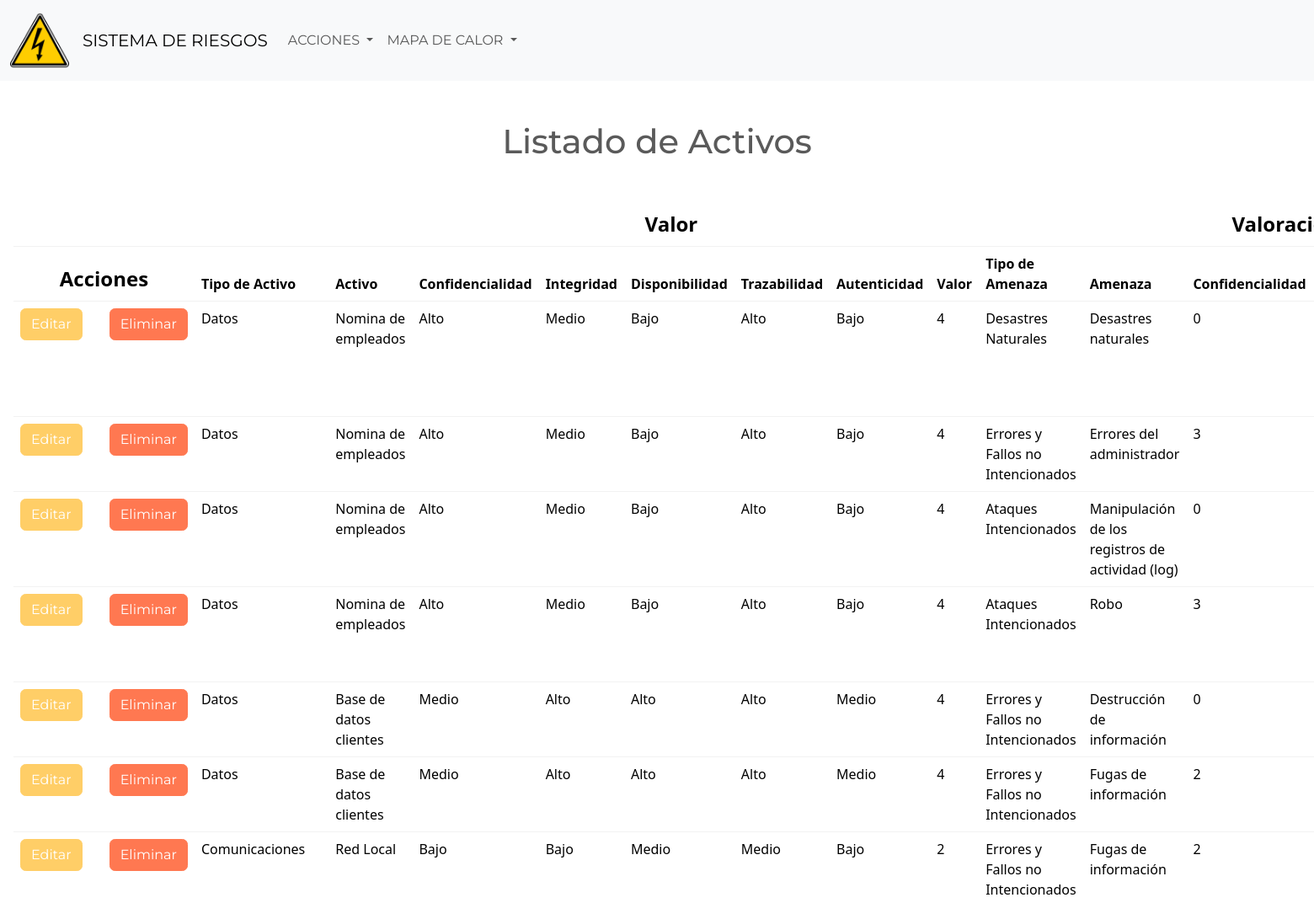
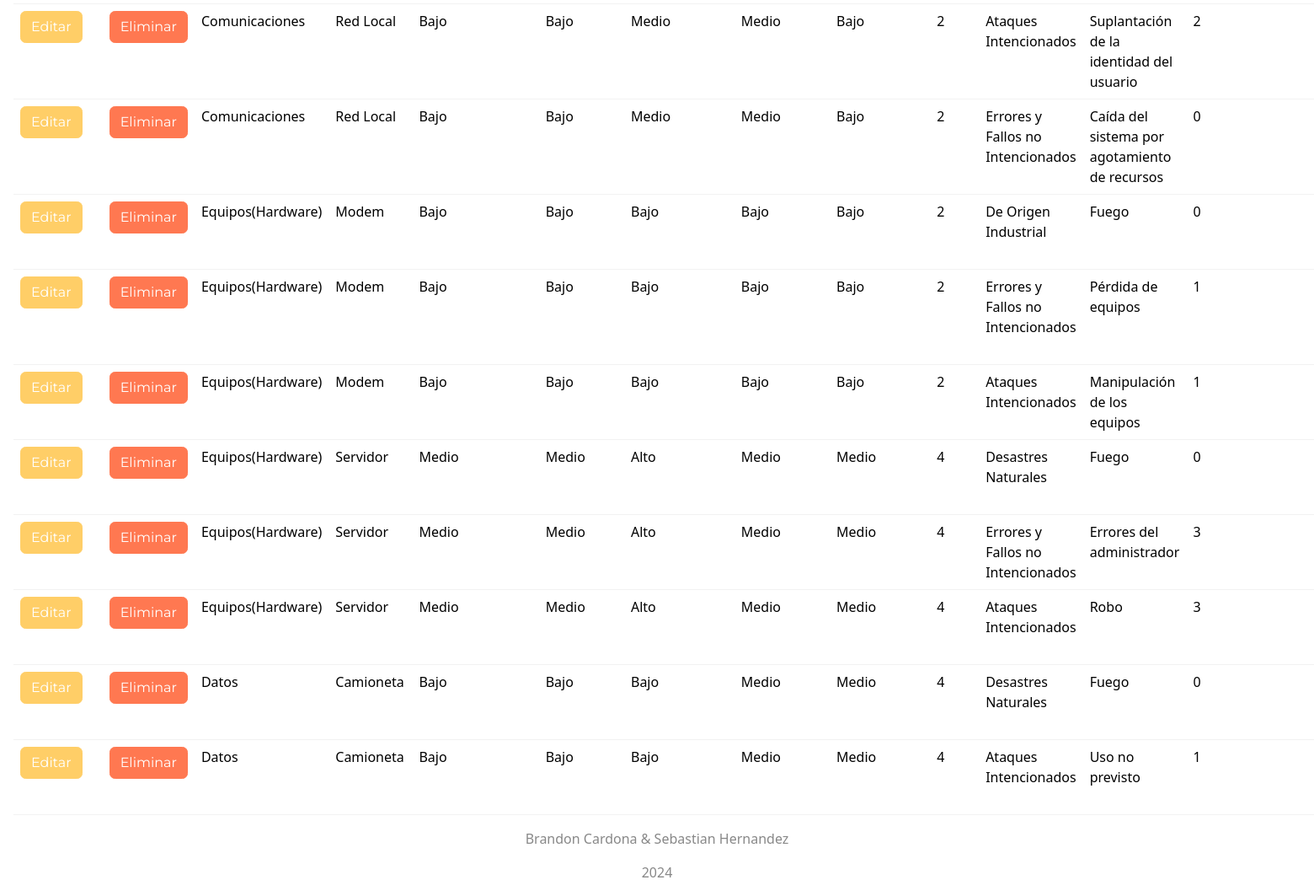
The page / on the database its author committed (2 pictures, top to bottom).
### tables this page shows
CREATE TABLE `activo` (
  `idActivo` int(11) NOT NULL,
  `idTipoActivo` int(11) NOT NULL,
  `activo` varchar(100) NOT NULL,
  `confidencialidad` varchar(100) NOT NULL,
  `integridad` varchar(100) NOT NULL,
  `disponibilidad` varchar(100) NOT NULL,
  `trazabilidad` varchar(100) NOT NULL,
  `autenticidad` varchar(100) NOT NULL,
  `valor` int(11) NOT NULL
);

CREATE TABLE `tipoactivo` (
  `idTipoActivo` int(11) NOT NULL,
  `tipoActivo` varchar(100) DEFAULT NULL
);

CREATE TABLE `tipoamenaza` (
  `idTipoAmenaza` int(11) NOT NULL,
  `tipoAmenaza` varchar(200) DEFAULT NULL
);

CREATE TABLE `amenazas` (
  `idAmenazas` int(11) NOT NULL,
  `amenaza` varchar(200) NOT NULL,
  `idTipoAmenaza` int(11) NOT NULL,
  `confidencialidad` tinyint(1) NOT NULL,
  `integridad` tinyint(1) NOT NULL,
  `disponibilidad` tinyint(1) NOT NULL
);

CREATE TABLE `amenaza` (
  `idAmenaza` int(11) NOT NULL,
  `idTipoAmenaza` int(11) NOT NULL,
  `idProbabilidad` int(11) NOT NULL,
  `amenaza` int(11) NOT NULL,
  `confidencialidad` int(11) DEFAULT NULL,
  `integridad` int(11) DEFAULT NULL,
  `disponibilidad` int(11) DEFAULT NULL
);

### controllers/ActivoController.php (called while the page is built, shortened)
<?php
class ActivoController{
    public function __construct(){
        require_once "models/Activo.php";
        require_once "models/AmenazaSalvaguarda.php";
    }
    public function index(){
        $activo = new Activo();
        $data["titulo"] = "Listado de Activos";
        $data["Activos"] = $activo->listarActivos();
        require_once "models/AmenazaSalvaguarda.php";
        $AmenazaSalvaguarda = new AmenazaSalvaguarda();
        $data["AmenazasSalvaguardas"] = $AmenazaSalvaguarda->listarAmenazasSalvaguardas();
        $data["Contador"] = 0;
        require_once "views/activos/index.php";
    }
}
?>

### config/Conexion.php (called while the page is built, shortened)
<?php
class Conexion{
    public static function conectar(){
        $conexion = new mysqli("localhost", "root", "", "veterinaria");
        return $conexion;
    }
}
?>

### models/Activo.php (called while the page is built, shortened)
<?php
class Activo{
    private $db;
    private $activos;
    public function __construct(){
        $this->db = Conexion::conectar();
        $this->activos = [];
    }
    public function listarActivos(){
        $sql = "SELECT tipoactivo.tipoActivo, activo.idActivo, activo.activo, activo.confidencialidad, activo.disponibilidad, activo.integridad, activo.trazabilidad, activo.autenticidad, activo.valor
        FROM activo
        INNER JOIN tipoactivo ON (tipoactivo.idTipoActivo = activo.idTipoActivo)";
    $resultado = $this->db->query($sql);
        while($row = $resultado->fetch_assoc()){
            $this->activos[] = $row;
        }
        return $this->activos;
    }
}
?>

### models/AmenazaSalvaguarda.php (called while the page is built, shortened)
<?php
class AmenazaSalvaguarda{
    private $db;
    private $amenazasSalvaguardas;
    public function __construct(){
        $this->db = Conexion::conectar();
        $this->amenazasSalvaguardas = [];
    }
    public function listarAmenazasSalvaguardas(){
        $sql = "SELECT activo.activo, amenazaactivo.idActivo, amenazas.amenaza,
        tipoamenaza.tipoAmenaza, amenaza.idAmenaza, amenaza.confidencialidad,
        amenaza.integridad, amenaza.disponibilidad, probabilidad.probabilidad, probabilidad.valor, salvaguarda.idSalvaguarda,
        tiposalvaguarda.tipoSalvaguarda, salvaguardas.salvaguarda, proteccion.nivel, proteccion.proteccion
        FROM activo
        INNER JOIN tipoactivo ON (tipoactivo.idTipoActivo = activo.idTipoActivo)
        INNER JOIN amenazaactivo ON (activo.idActivo = amenazaactivo.idActivo)
        INNER JOIN amenaza ON (amenazaactivo.idAmenaza = amenaza.idAmenaza)
        INNER JOIN probabilidad ON (amenaza.idProbabilidad = probabilidad.idProbabilidad)
        INNER JOIN amenazas ON (amenazas.idAmenazas = amenaza.amenaza)
        INNER JOIN tipoamenaza ON (amenazas.idTipoAmenaza = tipoamenaza.idTipoAmenaza)
        INNER JOIN amenazasalvaguarda ON (amenaza.idAmenaza = amenazasalvaguarda.idAmenaza)
        INNER JOIN salvaguarda ON (amenazasalvaguarda.idSalvaguarda = salvaguarda.idSalvaguarda)
        INNER JOIN salvaguardas ON (salvaguarda.salvaguarda = salvaguardas.idSalvaguardas)
        INNER JOIN tiposalvaguarda ON (salvaguarda.idTipoSalvaguarda = tiposalvaguarda.idTipoSalvaguarda)
        INNER JOIN proteccion ON (proteccion.idProteccion = salvaguarda.idProteccion) ORDER BY amenazaactivo.idActivo";
        $resultado = $this->db->query($sql);
        while($row = $resultado->fetch_assoc()){
            $this->amenazasSalvaguardas[] = $row;
        }
        return $this->amenazasSalvaguardas;
    }
}
?>

### views/activos/index.php (the view, shortened to what this page needs)
<?php require_once "views/shared/header.php"; ?>
    <div>
        <h1 class="text-center my-5"><?= $data["titulo"] ?></h1>
        <table class="table table-hover">
            <thead>
                <tr>
                    <th></th>
                    <th></th>
                    <th></th>
                    <th></th>
                    <th colspan="5" style="text-align: center; font-size: 24px;">Valor</th>
                    <th></th>
                    <th></th>
                    <th></th>
                    <th colspan="3" style="text-align: center; font-size: 24px;">Valoración del impacto</th>
                </tr>
                <tr>
                    <th colspan="2" style="text-align: center; font-size: 24px;">Acciones</th>
                    <th>Tipo de Activo</th>
                    <th>Activo</th>
                    <th>Confidencialidad</th>
                    <th>Integridad</th>
                    <th>Disponibilidad</th>
                    <th>Trazabilidad</th>
                    <th>Autenticidad</th>
                    <th>Valor</th>
                    <th>Tipo de Amenaza</th>
                    <th>Amenaza</th>
                    <th>Confidencialidad</th>
                </tr>
            </thead>
            <tbody>
                <?php foreach($data['Activos'] as $Activo) {?>
                    <?php if( isset($data["AmenazasSalvaguardas"][$data["Contador"]]["idActivo"]) && $data["AmenazasSalvaguardas"][$data["Contador"]]["idActivo"] == $Activo['idActivo']){?>
                        <?php foreach($data['AmenazasSalvaguardas'] as $AmenazasSalvaguardas) {?>
                            <?php if($AmenazasSalvaguardas["idActivo"] == $Activo['idActivo']){?>
                                <tr>
                                    <td>
                                        <?= "<a href='index.php?controlador=Activo&accion=editActivoAmenazaSalvaguarda&id=" . $Activo['idActivo'] . "&idAmenaza=". $AmenazasSalvaguardas["idAmenaza"] . "&idSalvaguarda=". $AmenazasSalvaguardas["idSalvaguarda"] . "' class='btn btn-warning me-3'>Editar</a>" ?>
                                    </td>
                                    <td>
                                        <?= "<a href='index.php?controlador=Activo&accion=deleteActivoAmenazaSalvaguarda&id=" . $Activo['idActivo'] . "&idAmenaza=". $AmenazasSalvaguardas["idAmenaza"] . "&idSalvaguarda=". $AmenazasSalvaguardas["idSalvaguarda"] . "' class='btn btn-danger'>Eliminar</a>" ?>
                                    </td>
                                    <td><?= $Activo['tipoActivo']?></td>
                                    <td><?= $Activo['activo']?></td>
                                    <td><?= $Activo['confidencialidad']?></td>
                                    <td><?= $Activo['integridad']?></td>
                                    <td><?= $Activo['disponibilidad']?></td>
                                    <td><?= $Activo['trazabilidad']?></td>
                                    <td><?= $Activo['autenticidad']?></td>
                                    <td><?= $Activo['valor']?></td>
                                    <td><?= $AmenazasSalvaguardas['tipoAmenaza']?></td>
                                    <td><?= $AmenazasSalvaguardas['amenaza']?></td>
                                    <td><?= $AmenazasSalvaguardas['confidencialidad']?></td>
                                </tr>
                                <?php $data["Contador"]++;?>
                            <?php }?>
                        <?php }?>
                    <?php }?>
                <?php }?>
            </tbody>
        </table>
    </div>
<?php require_once "views/shared/footer.php"; ?>

### index.php (shortened to what this page needs)
<?php
    require_once "core/routes.php";
    require_once "config/Conexion.php";
    require_once "controllers/ActivoController.php";
    if(isset($_GET['controlador']))
    {
        $controlador = cargarControlador($_GET['controlador']);
        if(isset($_GET['accion'])){
            if(isset($_GET['id'])){
                if(isset($_GET['idAmenaza'])){
                    cargarAccion($controlador, $_GET['accion'], $_GET['id'], $_GET['idAmenaza'], $_GET['idSalvaguarda']);
                }else{
                    cargarAccion($controlador, $_GET['accion'], $_GET['id']);
                }
            }else {
                cargarAccion($controlador, $_GET['accion']);
            }
        }else{
            cargarAccion($controlador, ACCION_PRINCIPAL);
        }
    }else{
        $controlador = cargarControlador(CONTROLADOR_PRINCIPAL);
        cargarAccion($controlador, ACCION_PRINCIPAL);
    }
?>

### core/routes.php (shortened to what this page needs)
<?php
function cargarAccion($controlador, $accion, $id=null, $idAmenaza=null, $idSalvaguarda=null)
{
    if(isset($accion) && method_exists($controlador, $accion))
    {
        if($id == null){
            $controlador->$accion();
        }else{
            if($idAmenaza == null){
                $controlador->$accion($id);
            }else{
                $controlador->$accion($id, $idAmenaza, $idSalvaguarda);
            }
        }
    } else {
        $controlador->ACCION_PRINCIPAL;
    }
}
?>

### views/shared/header.php (shortened to what this page needs)
<!DOCTYPE html>
<html lang="es">
<head>
    <link href="https://cdn.jsdelivr.net/npm/bootstrap@5.3.3/dist/css/bootstrap.min.css" rel="stylesheet">
    <link href="./assets/bootstrap.min.css" rel="stylesheet">
<body>
<nav class="navbar navbar-expand-lg bg-body-tertiary">
  <div class="container-fluid">
    <a class="navbar-brand" href="index.php"> <img src="assets/logo.png" alt="riesgo" style="width: 70px;";></a>
    <a class="navbar-brand" href="/Magerit/index.php">SISTEMA DE RIESGOS</a>
    <div class="collapse navbar-collapse" id="navbarNavDropdown">
      <ul class="navbar-nav">
        <li class="nav-item dropdown">
          <a class="nav-link dropdown-toggle" href="#" role="button" data-bs-toggle="dropdown" aria-expanded="false">
            ACCIONES
          </a>
        </li>
        <li class="nav-item dropdown">
          <a class="nav-link dropdown-toggle" href="#" role="button" data-bs-toggle="dropdown" aria-expanded="false">
            MAPA DE CALOR
          </a>
        </li>
      </ul>
    </div>
  </div>
</nav>
<div class="mx-md-3">

### views/shared/footer.php (shortened to what this page needs)
</div>
<p style="text-align: center">Brandon Cardona & Sebastian Hernandez</p>
<p style="text-align: center">2024</p>
</body>
</html>

### rows shown on the page
activo: idTipoActivo.tipoActivo "Datos", activo "Nomina de empleados", confidencialidad "Alto", integridad "Medio", disponibilidad "Bajo", trazabilidad "Alto", autenticidad "Bajo", valor "4", tipoamenaza.tipoAmenaza "Desastres Naturales", amenazas.amenaza "Desastres naturales", amenaza.confidencialidad "0", tipoamenaza.tipoAmenaza "Errores y Fallos no Intencionados", amenazas.amenaza "Errores del administrador", amenaza.confidencialidad "3", tipoamenaza.tipoAmenaza "Ataques Intencionados", amenazas.amenaza "Manipulación de los registros de actividad (log)", amenazas.amenaza "Robo"
activo: idTipoActivo.tipoActivo "Datos", activo "Base de datos clientes", confidencialidad "Medio", integridad "Alto", disponibilidad "Alto", trazabilidad "Alto", autenticidad "Medio", valor "4", tipoamenaza.tipoAmenaza "Errores y Fallos no Intencionados", amenazas.amenaza "Destrucción de información", amenaza.confidencialidad "0", amenazas.amenaza "Fugas de información", amenaza.confidencialidad "2"
activo: idTipoActivo.tipoActivo "Comunicaciones", activo "Red Local", confidencialidad "Bajo", integridad "Bajo", disponibilidad "Medio", trazabilidad "Medio", autenticidad "Bajo", valor "2", tipoamenaza.tipoAmenaza "Errores y Fallos no Intencionados", amenazas.amenaza "Fugas de información", amenaza.confidencialidad "2", tipoamenaza.tipoAmenaza "Ataques Intencionados", amenazas.amenaza "Suplantación de la identidad del usuario", amenazas.amenaza "Caída del sistema por agotamiento de recursos", amenaza.confidencialidad "0"
activo: idTipoActivo.tipoActivo "Equipos(Hardware)", activo "Modem", confidencialidad "Bajo", integridad "Bajo", disponibilidad "Bajo", trazabilidad "Bajo", autenticidad "Bajo", valor "2", tipoamenaza.tipoAmenaza "De Origen Industrial", amenazas.amenaza "Fuego", amenaza.confidencialidad "0", tipoamenaza.tipoAmenaza "Errores y Fallos no Intencionados", amenazas.amenaza "Pérdida de equipos", amenaza.confidencialidad "1", tipoamenaza.tipoAmenaza "Ataques Intencionados", amenazas.amenaza "Manipulación de los equipos"
activo: idTipoActivo.tipoActivo "Equipos(Hardware)", activo "Servidor", confidencialidad "Medio", integridad "Medio", disponibilidad "Alto", trazabilidad "Medio", autenticidad "Medio", valor "4", tipoamenaza.tipoAmenaza "Desastres Naturales", amenazas.amenaza "Fuego", amenaza.confidencialidad "0", tipoamenaza.tipoAmenaza "Errores y Fallos no Intencionados", amenazas.amenaza "Errores del administrador", amenaza.confidencialidad "3", tipoamenaza.tipoAmenaza "Ataques Intencionados", amenazas.amenaza "Robo"
activo: idTipoActivo.tipoActivo "Datos", activo "Camioneta", confidencialidad "Bajo", integridad "Bajo", disponibilidad "Bajo", trazabilidad "Medio", autenticidad "Medio", valor "4", tipoamenaza.tipoAmenaza "Desastres Naturales", amenazas.amenaza "Fuego", amenaza.confidencialidad "0", tipoamenaza.tipoAmenaza "Ataques Intencionados", amenazas.amenaza "Uso no previsto", amenaza.confidencialidad "1"

### other values the page prints
$data["titulo"] "Listado de Activos"
